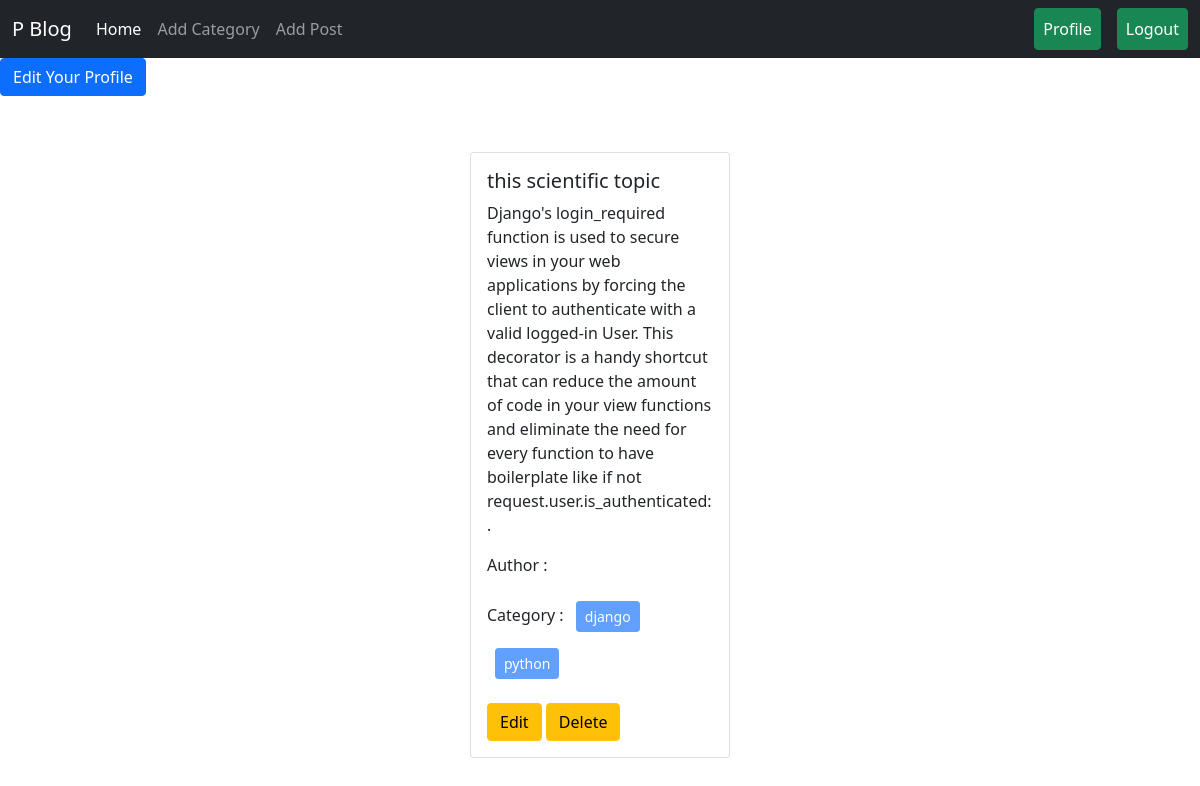
/author/profile/ (signed in), run on an earlier commit of the app's database.
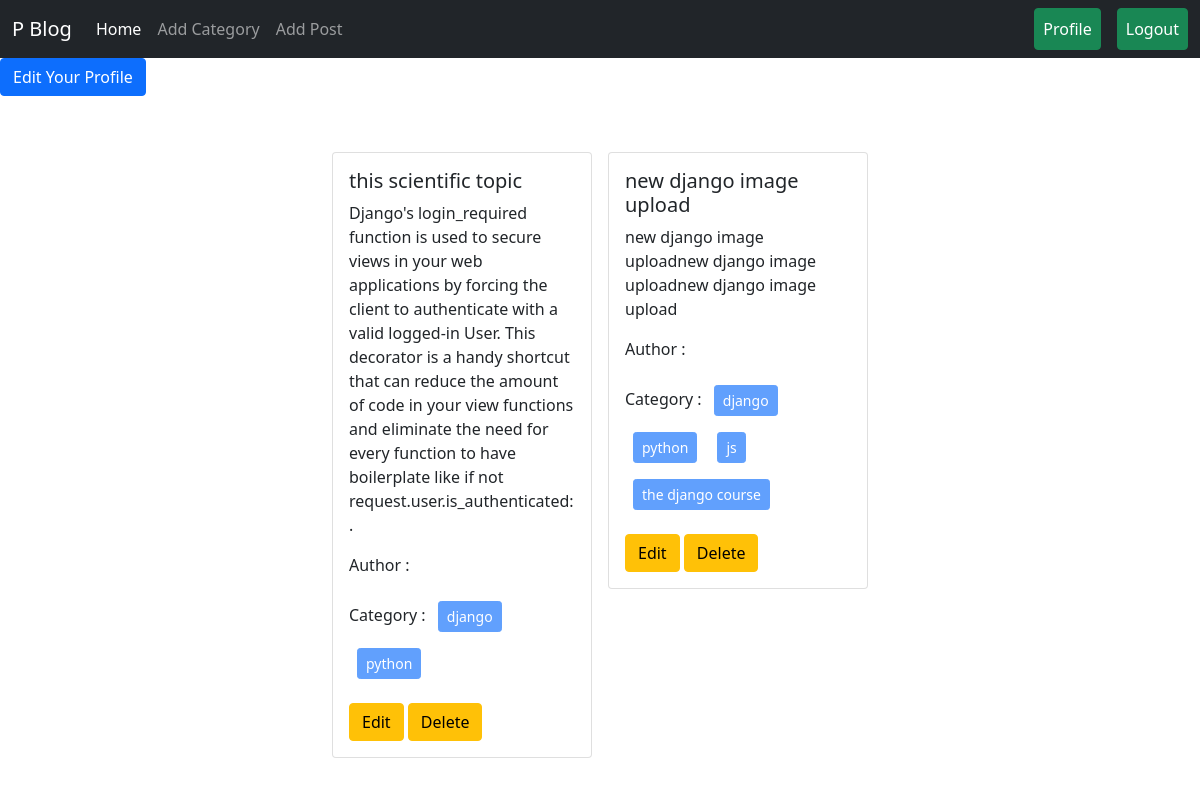
And on a later commit of the database.
### posts/models.py (models this page shows, shortened)
class Post(models.Model):
    title = models.CharField(max_length=50)
    content = models.TextField()
    category = models.ManyToManyField(Category)
    author = models.ForeignKey(User, on_delete=models.CASCADE)
    image=  models.ImageField( upload_to="uploads/", blank=True, null=True )

### categories/models.py (models this page shows, shortened)
class Category(models.Model):
    name = models.CharField(max_length=100)
    slug=models.SlugField(max_length=100, unique=True, null=True, blank=True)

### author/views.py (the view)
# urls.py: path('profile/', views.profile, name='profile'),
@login_required
def profile(request):
    data=Post.objects.filter(author=request.user)
    return render(request, 'profile.html', {"data":data})

### author/templates/profile.html
{% extends 'base.html' %} {% load crispy_forms_tags %} {% block content %}
<div>
  <a class="btn btn-primary" href="{% url 'edit_profile' %}"
    >Edit Your Profile</a
  >
</div>
<div class="d-flex flex-wrap justify-content-center px-5 pt-5">
  {% for post in data %}
  <div class="col-sm-3">
    <div class="card m-2">
      <div class="card-body">
        <h5 class="card-title">{{post.title}}</h5>
        <p class="card-text">{{post.content}}</p>
        <p>Author : {{post.author.first_name}} {{post.author.last_name}}</p>
        <p>
          Category : {% for cat in post.category.all %}
          <button class="btn btn-primary btn-sm m-2" disabled>
            {{cat.name}}
          </button>
          {% endfor %}
        </p>
        <a href="{% url 'edit_post' post.id %}" class="btn btn-warning">Edit</a>
        <a href="{% url 'delete_post' post.id %}" class="btn btn-warning"
          >Delete</a
        >
      </div>
    </div>
  </div>
  {% endfor %}
</div>
{% endblock %}

What changed in the data, as far as the page shows it:
added Post: title "new django image upload", content "new django image uploadnew django image uploadnew django image upload", Category (name "django"), Category (name "python")
now on this page (row unchanged): Category: name "js", shown under "new django image upload"
now on this page (row unchanged): Category: name "the django course", shown under "new django image upload"
